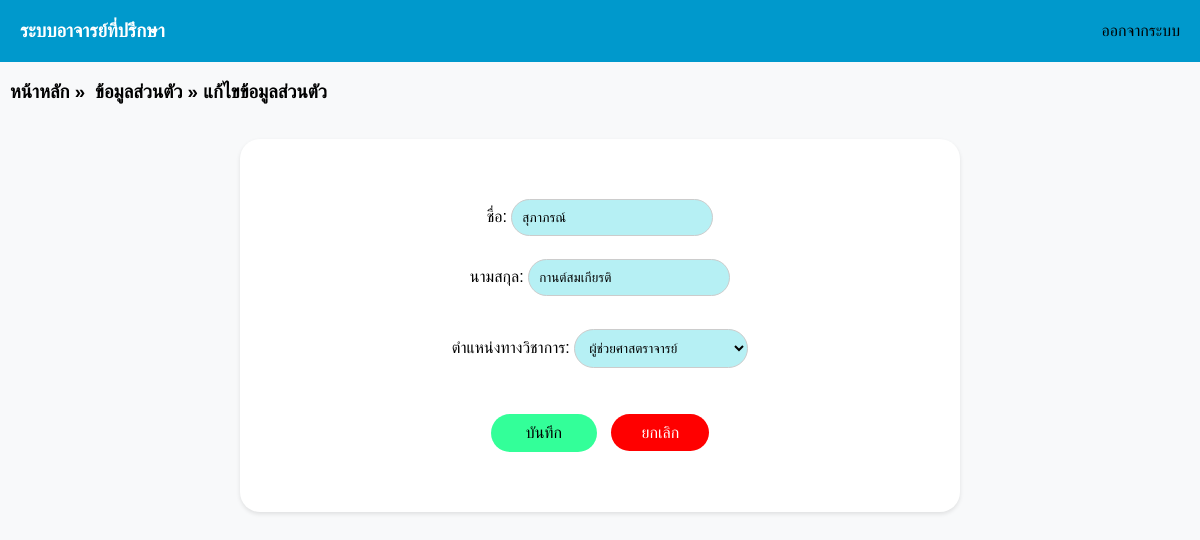
Page /teacher_edit.php?ID=1 on the committed database.
### tables this page shows
CREATE TABLE `teacher` (
  `t_id` int(11) NOT NULL,
  `t_name` varchar(100) NOT NULL,
  `t_surname` varchar(200) NOT NULL,
  `t_gender` varchar(10) NOT NULL,
  `t_course` varchar(100) NOT NULL,
  `t_rank` varchar(100) NOT NULL,
  `t_username` varchar(100) NOT NULL,
  `t_password` varchar(30) NOT NULL
);

### teacher_edit.php (the view, shortened to what this page needs)
<!DOCTYPE html>
<html lang="en">
<head>
    <link rel="stylesheet" href="styles.css">
</head>
<body>
    <?php
      include('navbar.php');
    ?>
    <h3><a class="heading" href="teacher_home.php">หน้าหลัก</a> »<a class="heading" href="teacher_info.php">ข้อมูลส่วนตัว</a> » แก้ไขข้อมูลส่วนตัว</h3>
    <?php
        include('condb.php');
        $id = $_REQUEST["ID"];
        $sql = "SELECT * FROM teacher WHERE t_id='$id' ";
        $result = mysqli_query($con, $sql) or die ("Error in query: $sql " . mysqli_error($con));
        if (mysqli_num_rows($result) == 1) {
            $row = mysqli_fetch_array($result);
            extract($row);
        } else {
            echo "No data found for the given ID.";
        }
    ?>
    <br>
    <div class="container">
        <div class="row">
            <form  name="edit" action="teacher_edit_db.php" method="POST" enctype="multipart/form-data"  class="form-horizontal">
                    ชื่อ: <input type="text" name="t_name" value="<?php echo $t_name; ?>">
                    <br><br>
                    นามสกุล:
                    <input type="text" name="t_surname" value="<?php echo $t_surname; ?>">
                    <br><br>
                    <div class="form-group">
                        <div class="col-sm-9">
                            <label for="rank">ตำแหน่งทางวิชาการ:</label>
                            <select name="t_rank" class="form-control-second" id="t_rank">
                                <option value="ผู้ช่วยศาสตราจารย์" <?php if ($t_rank == 'ผู้ช่วยศาสตราจารย์') echo 'selected'; ?>>ผู้ช่วยศาสตราจารย์</option>
                            </select>
                        </div>
                    </div>
                    <br><br>
                    <input type="submit" value="บันทึก" name="update">
                    <a href="teacher_info.php" class="btn btn-cancel">ยกเลิก</a>
            </form>
        </div>
  </div>
</body>
</html>

### styles.css (style rules this page uses)
.container { text-align: center; justify-content: center; align-items: center; margin: 0; }

### teacher_edit.php (style rules this page uses)
.heading { color: #000; margin-left: 10px ;text-decoration: none; }
body { margin: 0; font-family: Arial, Helvetica, sans-serif; background-color: #f8f9fa; }
.container { text-align: center; margin-top: 20px; color: black; max-width: 600px; margin: auto; background-color: #fff; padding: 60px; border-radius: 20px; box-shadow: 0 2px 4px rgba(0, 0, 0, 0.1); }
.form-group { margin: 10px; }
input[type="submit"] { background-color: #33FF99; color: black; padding: 10px 35px; border: none; border-radius: 25px; cursor: pointer; font-size: 16px; }
input[type="text"] { width: 30%; padding: 10px; margin-bottom: 5px; border: 1px solid #ccc; border-radius: 20px; background-color: #6ce1e97e; }
.form-control-second { width: 30%; padding: 10px; background-color: #6ce1e97e; border: 1px solid #ccc; border-radius: 20px; }
.btn { background-color: #00FF66; color: black; border: none; border-radius: 20px; padding: 10px 20px; font-size: 16px; cursor: pointer; }
.btn-cancel { background-color: #FF0000; color: white; margin-left: 10px; padding: 10px 30px; }
a { text-decoration: none; }

### rows in the picture
teacher: t_name "สุภาภรณ์", t_surname "กานต์สมเกียรติ", t_rank "ผู้ช่วยศาสตราจารย์"
